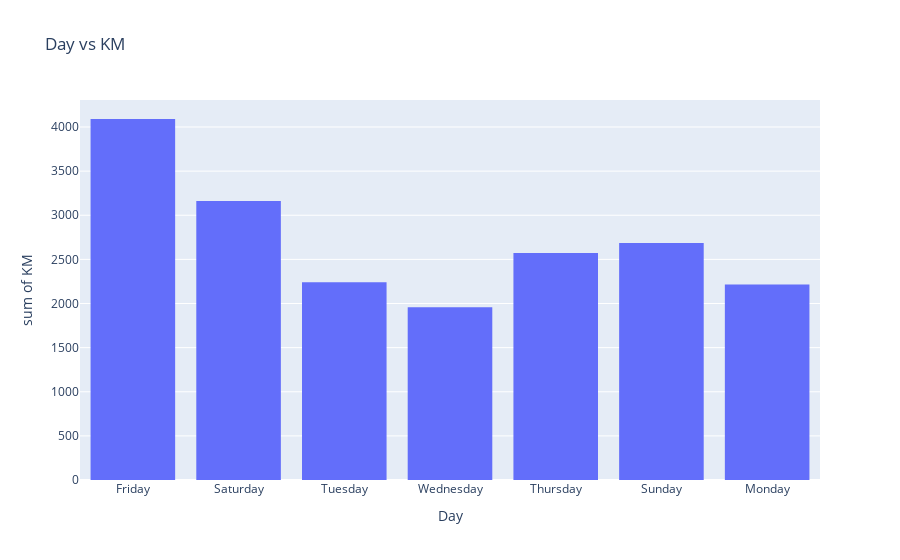

Notebook source saved alongside this figure:
### Code cell
explore('Day')

### Figure 1 — Plotly figure (JSON) as saved in the notebook; plotly's stock layout.template omitted (floating-point values rounded to 4 significant figures; data arrays with more than 128 entries replaced by an {"elided": "..."} marker saying what was removed)
{"data": [{"alignmentgroup": "True", "bingroup": "x", "histfunc": "sum", "hovertemplate": "Day=%{x}<br>sum of KM=%{y}<extra></extra>", "legendgroup": "", "marker": {"color": "#636efa", "pattern": {"shape": ""}}, "name": "", "offsetgroup": "", "orientation": "v", "showlegend": false, "type": "histogram", "x": {"elided": "1132 str values"}, "xaxis": "x", "y": {"elided": "1132 float values"}, "yaxis": "y"}], "layout": {"barmode": "relative", "legend": {"tracegroupgap": 0}, "title": {"text": "Day vs KM"}, "xaxis": {"anchor": "y", "domain": [0, 1], "title": {"text": "Day"}}, "yaxis": {"anchor": "x", "domain": [0, 1], "title": {"text": "sum of KM"}}}}
